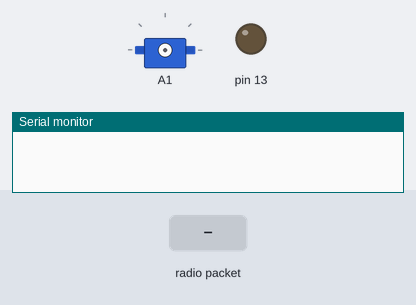
Bench run of a sketch on a simulated Arduino Uno, built with avr-gcc and run on an emulated ATmega328P. Shown: servo, output pins drawn as LEDs (lit = HIGH), the last lines printed to the serial monitor. The test bench sets the inputs (shaded band). No radio packets arrive unless stated.

Above: at 1.2 s.
1.3 s: radio packet "T" arrives
At 1.9 s:
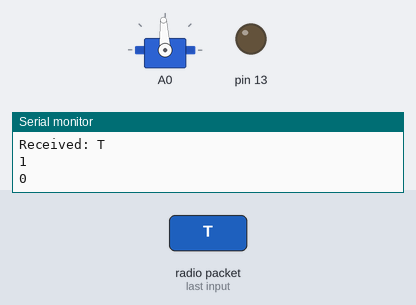
2.9 s: radio packet "W" arrives
At 4.7 s:
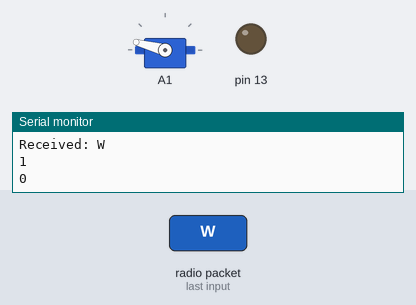
Timing chart, 0 to 6.2 s (numbered marks = the images above; inputs shaded):
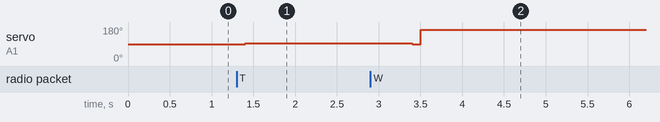

The sketch:

client.ino
```cpp
#include <ServoTimer2.h>
#include <VirtualWire.h>

ServoTimer2 servoT;    // declare variables for up to eight servos
ServoTimer2 servoW;

int min = 750;
int max = 2250;

void setup()
{
  Serial.begin(9600);
    vw_set_ptt_inverted(true); // Required for DR3100
    vw_set_rx_pin(12);
    vw_setup(4000);  // Bits per sec
    pinMode(13, OUTPUT);

    vw_rx_start();       // Start the receiver PLL running
}
    void loop()
{

  /*  moveServo(servoT,A0,0);
    delay(2000);
    moveServo(servoT,A0,1000);
    delay(2000);
    moveServo(servoT,A0,2000);
    delay(2000);
    */


    byte message[VW_MAX_MESSAGE_LEN]; // a buffer to store the incoming messages
    byte messageLength = VW_MAX_MESSAGE_LEN; // the size of the message

    if (vw_get_message(message, &messageLength)) // Non-blocking
    {
       Serial.print("Received: ");
       for (int i = 0; i < messageLength; i++)
       {
         Serial.write(message[i]);
       }
       Serial.println();

       //controlling temperature

       if (message[0] == 'T')
       {
          byte *tempOnly = &message[1];
          tempOnly[messageLength-1] = 0;
          String st = String((char*)tempOnly);
          int value = st.toInt();
          Serial.println(messageLength);
          Serial.println(st);
          Serial.println(value);

          int tPosition = map(value, 40, -40, min, max);
          moveServo(servoT, A0, tPosition);

/*
          char sT[messageLength - 1];
          for (int i = 1; i < messageLength; i++)
          {
            sT[i-1] = message[i];
          }
          sT[messageLength - 1] = 0;
          Serial.println("controlling temperature");
          String st = String(sT);
          int value = st.toInt();
          Serial.println(value);
          */
       }

       if (message[0] == 'W')
       {
          byte *tempOnly = &message[1];
          tempOnly[messageLength-1] = 0;
          String st = String((char*)tempOnly);
          int value = st.toInt();
          Serial.println(messageLength);
          Serial.println(st);
          Serial.println(value);

          int tPosition = map(value, 10, 0, min, max);
          moveServo(servoW, A1, tPosition);
        }

     }

  /*

      uint8_t buf[VW_MAX_MESSAGE_LEN];
    uint8_t buflen = VW_MAX_MESSAGE_LEN;


  if (vw_get_message(buf, &buflen)) // Non-blocking
    {
      if(buf[0]=='T'){

        Serial.println(buflen);

        for (int i = 1; i < buflen; i++)
        {
          Serial.print(buf[i]);
        }

   digitalWrite(13,1);
      }
   if(buf[0]=='W'){
  digitalWrite(13,0);
    }

}*/
}


void moveServo(ServoTimer2 servo, int pin, int position)
{
  servo.attach(pin);  // attaches the servo on pin 9 to the servo object
  delay(100);
  servo.write(position);
  delay(2000);
  Serial.println(servo.read());
  servo.detach();  // attaches the servo on pin 9 to the servo object
}
```

Measured:
- after the input at 1.3 s, servo on A1: 90° → 93° after 0.10 s
- after the input at 2.9 s, servo on A1: 93° → 90° after 0.50 s, → 165° 0.10 s later
